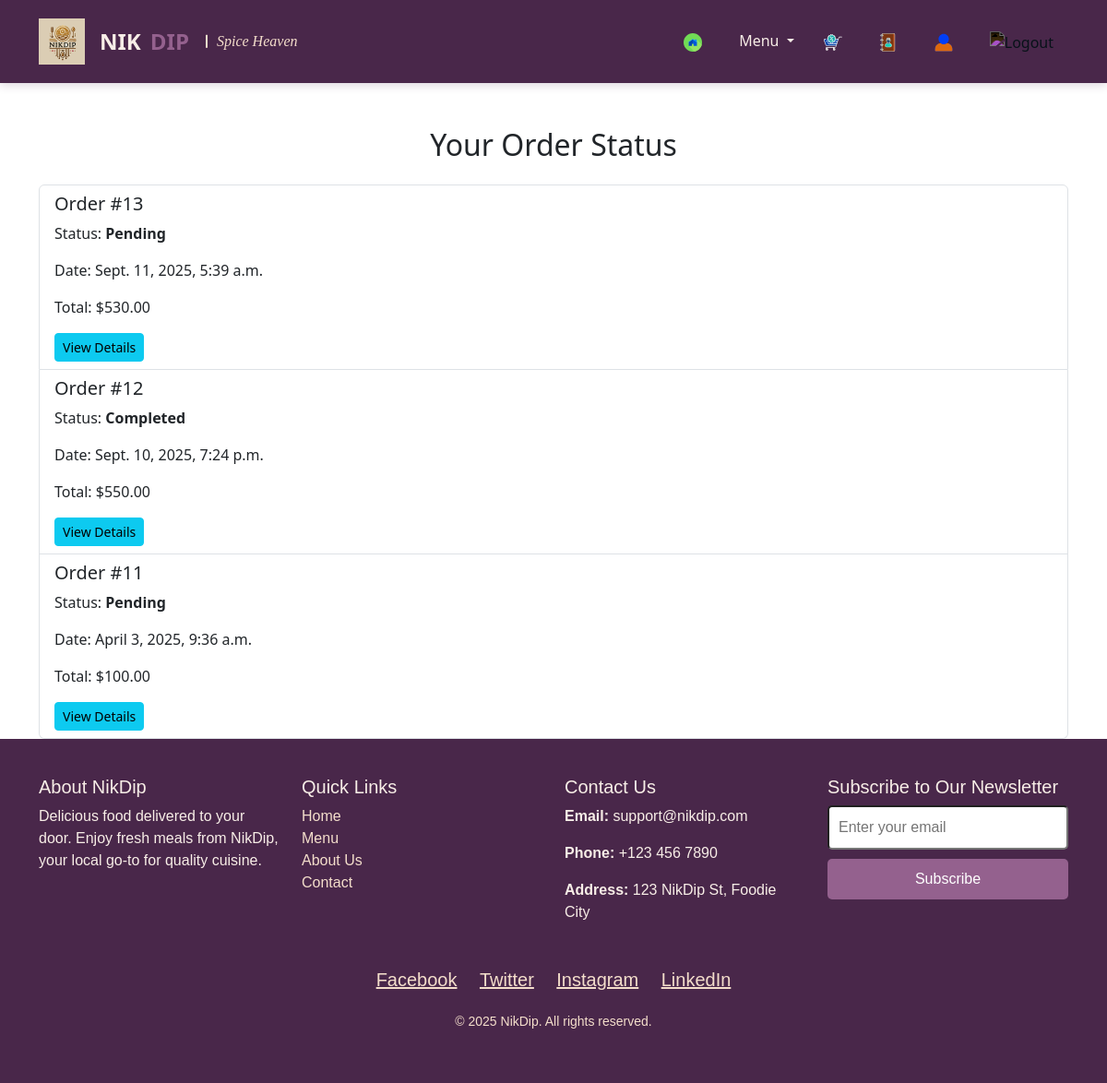
Page /profile/order-status/ (signed in) on the committed database.
### nikdip/models.py (models this page shows, shortened)
class Order(models.Model):
    user = models.ForeignKey(User, on_delete=models.CASCADE)
    order_date = models.DateTimeField(auto_now_add=True)
    status = models.CharField(
        max_length=20,
        choices=[
            ('processing', 'Processing'),
            ('shipped', 'Shipped'),
            ('delivered', 'Delivered'),
            ('canceled', 'Canceled'),
        ],
        default='processing'
    )
    total_price = models.DecimalField(max_digits=10, decimal_places=2)

### nikdip/views.py (the view)
# urls.py: path('profile/order-status/', views.order_status, name='order_status'),
@login_required
def order_status(request):
    orders = Order.objects.filter(user=request.user).order_by('-order_date')
    return render(request, 'nikdip/order_status.html', {'orders': orders})

### nikdip/templates/nikdip/order_status.html
{% extends 'nikdip/base.html' %}
{% block content %}
<div class="container mt-5">
    <h2 class="text-center mb-4">Your Order Status</h2>
    {% if orders %}
        <div class="list-group">
            {% for order in orders %}
                <div class="list-group-item">
                    <h5>Order #{{ order.id }}</h5>
                    <p>Status: <strong>{{ order.get_status_display }}</strong></p>
                    <p>Date: {{ order.order_date }}</p>
                    <p>Total: ${{ order.total_price }}</p>
                    <a href="{% url 'order_details' order.id %}" class="btn btn-info btn-sm">View Details</a>
                </div>
            {% endfor %}
        </div>
    {% else %}
        <p>You have no orders or order statuses to display.</p>
    {% endif %}
</div>
{% endblock %}

### rows in the picture
Order: id "13", status "Pending", order_date "Sept. 11, 2025, 5:39 a.m.", total_price "530.00"
Order: id "12", status "Completed", order_date "Sept. 10, 2025, 7:24 p.m.", total_price "550.00"
Order: id "11", status "Pending", order_date "April 3, 2025, 9:36 a.m.", total_price "100.00"
